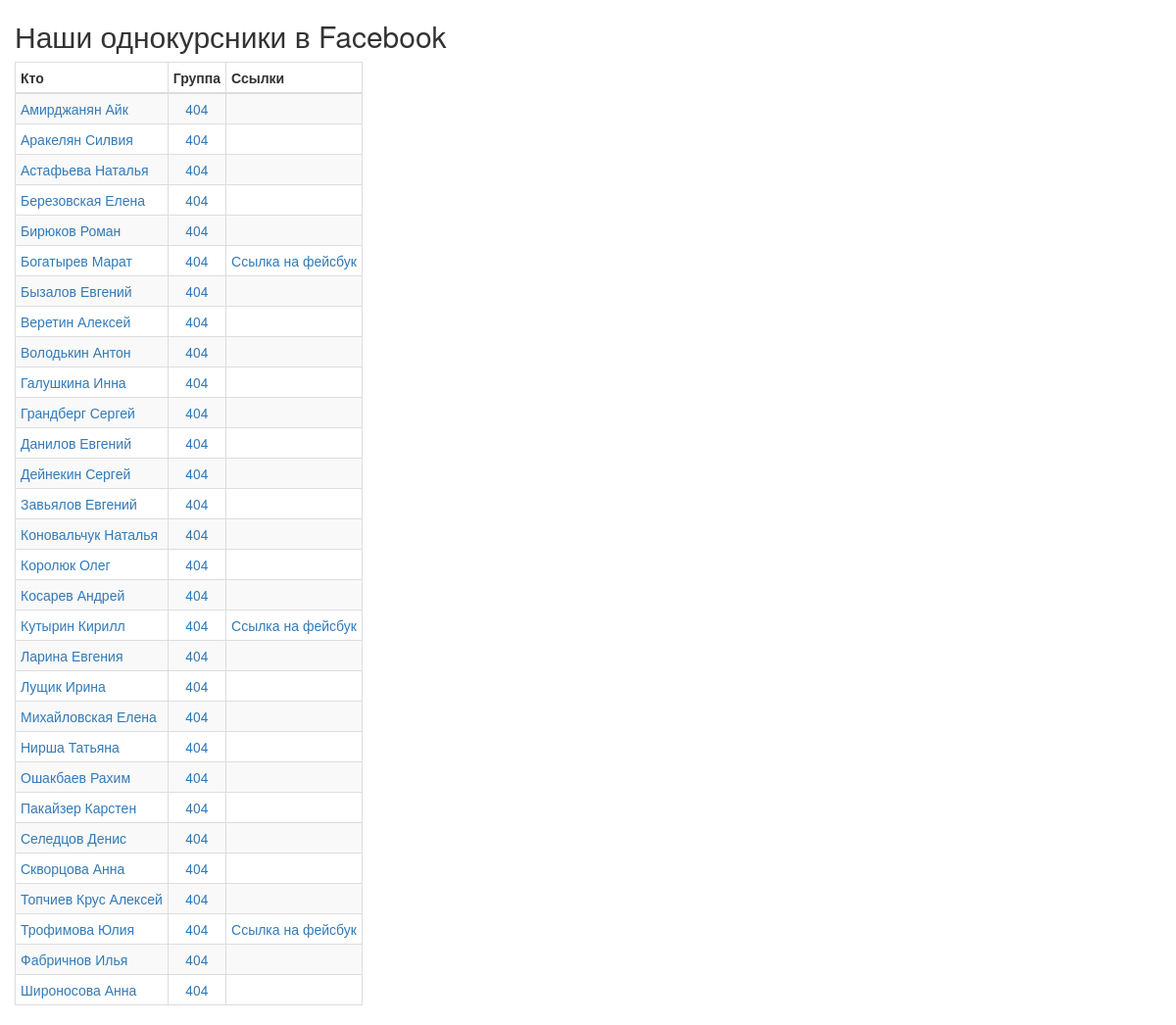
The app's page /404/ with its own data.
### group_list/models.py (models this page shows, shortened)
class GroupMate(models.Model):
    group = models.ForeignKey(
        Group,
        verbose_name='Группа',
        blank=True,
        null=True
    )
    name = models.CharField(
        max_length=100,
        verbose_name='Имя',
        blank=True,
        null=True,
    )
    facebook_link = models.CharField(
        max_length=500,
        verbose_name='Ссылка на фейсбук',
        blank=True,
        null=True,
    )
    class Meta:
        verbose_name = 'Учащийся'
        verbose_name_plural = 'Учащиеся'

class Group(models.Model):
    name = models.CharField(
        max_length=10,
        verbose_name='Название',
        blank=True,
        null=True,
    )
    class Meta:
        verbose_name = 'Группа'
        verbose_name_plural = 'Группы'

### group_list/views.py (the view)
# urls.py: url(r'^(?P<group_name>[-a-z-A-Z-а-я-А-Я-0-9-_+.]+)/$', views.group_list_view,
def group_list_view(request, group_name):
    mates = GroupMate.objects.filter(group__name=group_name)
    return render(request, 'group_list.html', {'mates': mates})

### templates/group_list.html (shortened to what this page needs)
<!DOCTYPE html>
<html lang="ru">
<head>
    <link rel="stylesheet" type="text/css" href="https://maxcdn.bootstrapcdn.com/bootstrap/3.3.7/css/bootstrap.min.css" />
</head>
<body>
<div class="container-fluid">
    <h2>Наши однокурсники в Facebook</h2>
    <table class="table table-bordered table-striped table-condensed" style="width: auto !important;">
        <thead>
        <tr>
            <th> Кто </th>
			<th> Группа </th>
            <th> Ссылки </th>
        </tr>
        </thead>
        <tbody>
            {% for mate in mates %}
              <tr>
      			    <td><a href="#">{{ mate.name }}</a></td>
        				<td align=center><a href="/{{ mate.group.name }}/">{{ mate.group.name }}</a></td>
                <td align=center><a href="{{ mate.facebook_link|default:'' }}">{% if mate.facebook_link %}Ссылка на фейсбук{% endif %}</a></td>
              </tr>
            {% endfor %}
        </tbody>
    </table>
</div>
</body>
</html>

### records on screen
GroupMate: name "Амирджанян Айк", group.name "404"
GroupMate: name "Аракелян Силвия", group.name "404"
GroupMate: name "Астафьева Наталья", group.name "404"
GroupMate: name "Березовская Елена", group.name "404"
GroupMate: name "Бирюков Роман", group.name "404"
GroupMate: name "Богатырев Марат", group.name "404", shows "Ссылка на фейсбук"
GroupMate: name "Бызалов Евгений", group.name "404"
GroupMate: name "Веретин Алексей", group.name "404"
GroupMate: name "Володькин Антон", group.name "404"
GroupMate: name "Галушкина Инна", group.name "404"
GroupMate: name "Грандберг Сергей", group.name "404"
GroupMate: name "Данилов Евгений", group.name "404"
GroupMate: name "Дейнекин Сергей", group.name "404"
GroupMate: name "Завьялов Евгений", group.name "404"
GroupMate: name "Коновальчук Наталья", group.name "404"
GroupMate: name "Королюк Олег", group.name "404"
GroupMate: name "Косарев Андрей", group.name "404"
GroupMate: name "Кутырин Кирилл", group.name "404", shows "Ссылка на фейсбук"
GroupMate: name "Ларина Евгения", group.name "404"
GroupMate: name "Лущик Ирина", group.name "404"
GroupMate: name "Михайловская Елена", group.name "404"
GroupMate: name "Нирша Татьяна", group.name "404"
GroupMate: name "Ошакбаев Рахим", group.name "404"
GroupMate: name "Пакайзер Карстен", group.name "404"
GroupMate: name "Селедцов Денис", group.name "404"
GroupMate: name "Скворцова Анна", group.name "404"
GroupMate: name "Топчиев Крус Алексей", group.name "404"
GroupMate: name "Трофимова Юлия", group.name "404", shows "Ссылка на фейсбук"
GroupMate: name "Фабричнов Илья", group.name "404"
GroupMate: name "Широносова Анна", group.name "404"
